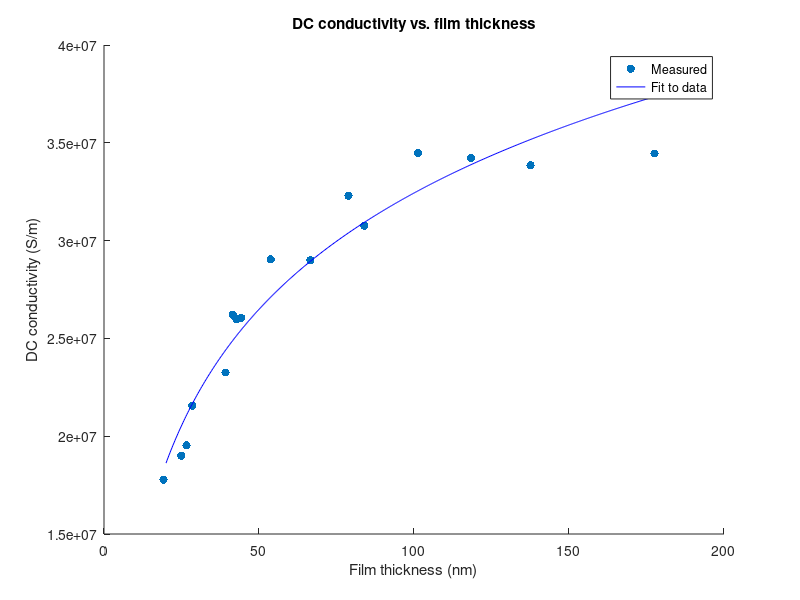

Reproduce this figure in MATLAB.
%DC conductivity of gold thin film

clear;

%retrieve experimental data
fileID = fopen('dcconductivity-vs-thickness.txt');
sdc_data = fscanf(fileID, '%f%f', [2 16]);
fclose(fileID);

%scale datapoints
for i = 1:16
    si = sdc_data(2,i);
    sdc_data(2,i) = si*10^8;
end

%fit to data (logarithmic)
sdc_fit = @(t) 0.0858*log(t) - 0.0708;   %conductivity (10^8 S/m) as a function of film thickness (nm)

n = 500;   %number of elements
df = linspace(20,180,n);   %film thickness (nm) -> converted to m later
sigma_dc = zeros([1 n]);

for i = 1:n
    dfi = df(1,i);
    sigma_dc(1,i) = sdc_fit(dfi)*10^8;
end

clf
hold on
scatter(sdc_data(1,:), sdc_data(2,:),'filled','b')   %experimental data
plot(df, sigma_dc,'b')   %fit to data
title('DC conductivity vs. film thickness')
xlabel('Film thickness (nm)')
ylabel('DC conductivity (S/m)')
hold off
legend('Measured','Fit to data',Location='northeastoutside')
